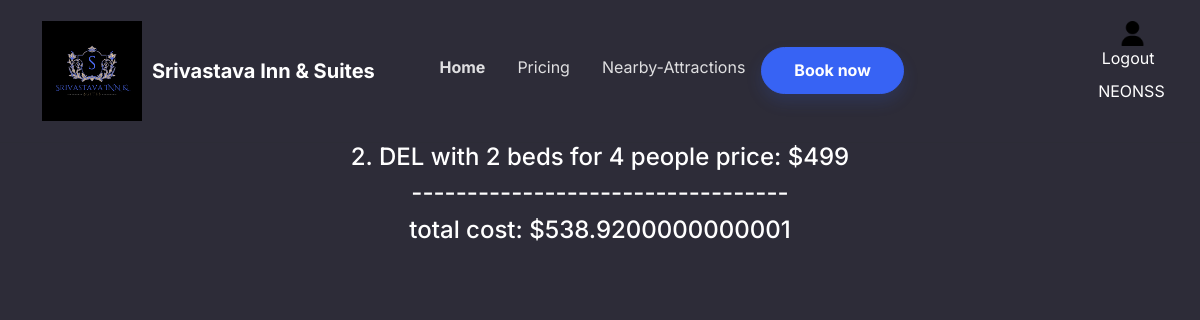
/checkout/ (signed in), run on an earlier commit of the app's database.
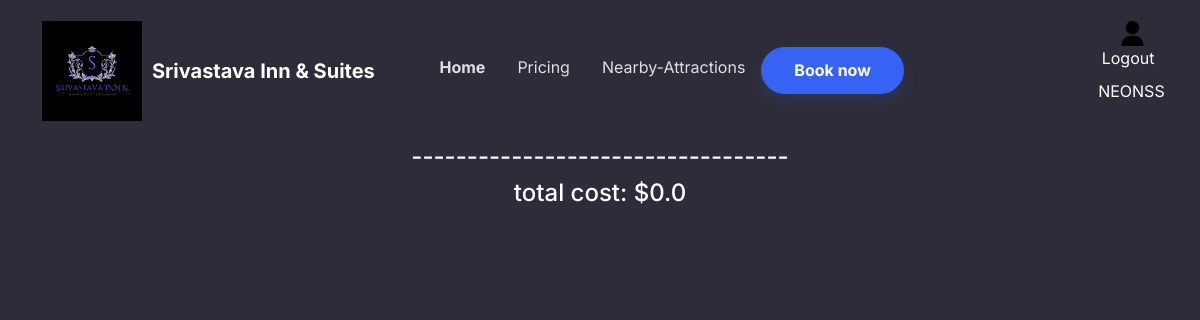
And on a later commit of the database.
### Homepage/models.py (models this page shows, shortened)
class Booking(models.Model):
    user = models.ForeignKey(User, on_delete=models.CASCADE, related_name="bookings")
    room = models.ForeignKey(Room, on_delete=models.CASCADE)
    check_in = models.DateTimeField()
    check_out = models.DateTimeField()
    completed = models.BooleanField(default=False)
    points = models.IntegerField(default=0)

class Room(models.Model):
    ROOM_Categories = (
        ('STA', 'Standard'),
        ('DEL', 'Deluxe'),
        ('SUI', 'Suite'),
    )
    number = models.IntegerField()
    category = models.CharField(max_length=3, choices=ROOM_Categories)
    beds = models.IntegerField()
    capacity = models.IntegerField()
    price = models.IntegerField()
    def __str__(self):
        return f'{self.number}. {self.category} with {self.beds} beds for {self.capacity} people'

### Homepage/views.py (the view)
# urls.py: path('checkout/', views.checkout_view),
def checkout_view(request):
    bookings = request.user.bookings.filter(completed=False)
    total = 0
    for booking in bookings:
        total += booking.room.price
    total *= 1.08
    booked_complete = request.user.bookings.filter().update(completed=True)
    return render(request, 'Checkout.html', {"bookings": bookings, "total_cost": total})

### Homepage/templates/Checkout.html (shortened to what this page needs)
{% load static %}
{% load admin_urls %}
<head>
    <link rel="stylesheet" href="../static/assets/bootstrap/css/bootstrap.min.css">
    <link rel="stylesheet" href="../static/assets/fonts/font-awesome.min.css">
    <link rel="stylesheet" href="../static/assets/fonts/material-icons.min.css">
</head>
<body>
    <nav class="navbar navbar-dark navbar-expand-md sticky-top py-3" id="mainNav">
        <div class="container"><a class="navbar-brand d-flex align-items-center" href="/"><img src="{% static 'imgs/S (2).png' %}" width="110"  height="100" style="padding-right: 10px"><span>Srivastava Inn &amp; Suites</span></a>
            <div class="collapse navbar-collapse" id="navcol-1">
                <ul class="navbar-nav mx-auto" style="padding-right: 15%">
                    <li class="nav-item"><a class="nav-link active" href="/">Home</a></li>
                    <li class="nav-item"><a class="nav-link" href="/Pricing">Pricing</a></li>
                    <li class="nav-item"><a class="nav-link"F href="/NearbyAttractions">Nearby-Attractions</a></li>
                    {% if user.is_authenticated %}
                        <div class="book-now-container d-flex justify-content-center" style="padding-right: 40px">
                            <a class="btn btn-primary shadow" role="button" href="/book">Book now</a>
                        </div>
                    {% else %}
                        <div class="book-now-container d-flex justify-content-center" style="padding-right: 40px">
                            <a class="btn btn-primary shadow" role="button" href="/login">Book now</a>
                        </div>
                    {% endif %}
                </ul>
                    {% if user.is_authenticated %}
                      <div class="d-flex flex-column align-items-center">
                        <div class="user-image-container d-flex justify-content-center">
                          <img src="{% static 'imgs/user.png' %}" alt="User Image" style="height: 25px; width: 40px;padding-left: 15px">
                        </div>
                        <div class="user-info d-flex flex-column align-items-center">
                          <a class="nav-link" style="padding-left:10%" href={% url 'Homepage:1234' %}>Logout</a>
                          <p class="mt-2" style="padding-left: 20%">{{ user.username }}</p>
                        </div>
                      </div>
                    {% endif %}
            </div>
        </div>
    </nav>
            <div class="text-center">
                {% for booking in bookings %}
                <h4>{{ booking.room }} price: ${{booking.room.price}}</h4>
                {% endfor %}
                <h4>----------------------------------</h4>
                <h4 style="padding-bottom: 3%">total cost: ${{ total_cost }}</h4>
            </div>
    <html lang="en">
      <head>
      </head>
      <body class="text-center" style="align-items: center">
      </body>
    </html>

What changed in the data, as far as the page shows it:
removed Booking: room "2. DEL with 2 beds for 4 people", room.price "499"
Also different on the page:
{{ total_cost }}: "538.9200000000001" → "0.0"
